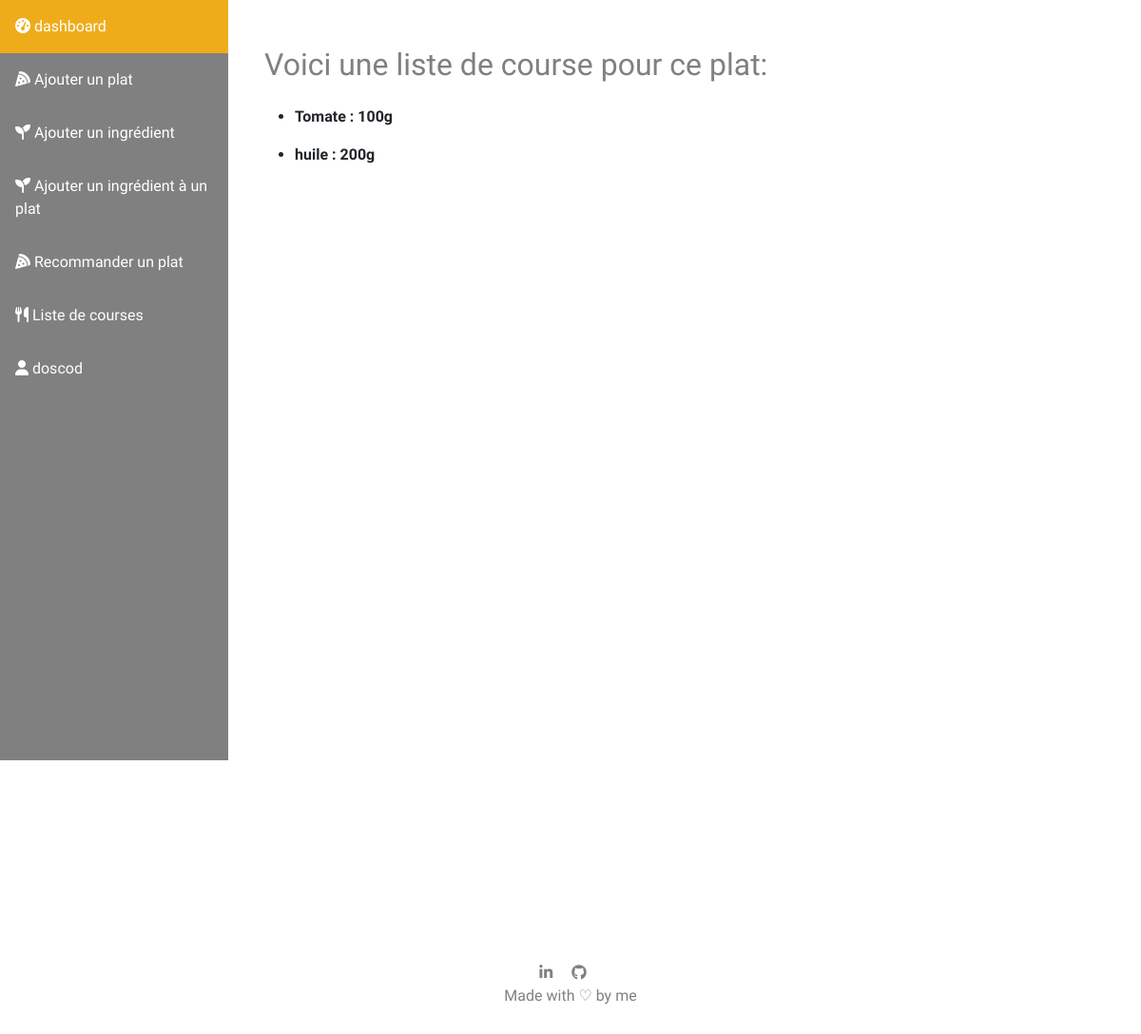
Screenshot of /liste_de_course/1 (signed in) with the database file from the repository.
### dishApp/models.py (models this page shows, shortened)
class IngredientList(models.Model):
    dish = models.ForeignKey(Dish, on_delete=models.CASCADE,
                             related_name="+")
    ingredient = models.ForeignKey(Ingredient, on_delete=models.CASCADE,
                                   related_name="+")
    quantity = models.CharField(max_length=25, null=False)

class Ingredient(models.Model):
    user = user = models.ForeignKey(User, on_delete=models.CASCADE,
                                    related_name="+")
    name = models.CharField(verbose_name="Nom de l'ingrédient", max_length=100)
    description = models.TextField(verbose_name="Description", blank=False)
    def __str__(self):
        return str(self.name)

### dishApp/views.py (the view)
# urls.py: path('liste_de_course/<int:id>', generate_shopping_list,
@login_required(login_url='connexion')
def generate_shopping_list(request, id):    # pylint: disable=redefined-builtin
    ingredient_list = IngredientList.objects.filter(  # pylint: disable=no-member
        dish=id)
    context = {
        'ingredient_list': ingredient_list,
    }
    return render(request, 'profils/generate_shopping_list.html', context)

### templates/profils/generate_shopping_list.html (shortened to what this page needs)
{% extends 'base.html'%}
{%load static%}
{%block content %}
<div class="content">
    <div class="container mt-5">
        <div class="my-4">
            <h2>Voici une liste de course pour ce plat:</h2>
        </div>
        <div class="row">
            <div class="col-md-4">
            {% if not ingredient_list %}
                <p>Il y a aucun ingrédient lié à ce plat</p>
            {% else %}
                {% for ingredient in ingredient_list%}
                    <ul class="">
                        <li class="">
                            <b>{{ingredient.ingredient}} : {{ingredient.quantity}}</b>
                        </li>
                    </ul>
                {%endfor %}
            {% endif %}
            </div>
        </div>
    </div>
</div>
{%endblock%}

### templates/base.html (shortened to what this page needs)
{% load static %}
<!DOCTYPE html>
<html lang="fr">
<head>
    {%block styles %}
    <link href="https://cdn.jsdelivr.net/npm/bootstrap@5.0.2/dist/css/bootstrap.min.css" rel="stylesheet">
    <link rel="stylesheet" href="{% static 'styles/index.css'%}">
    {%endblock%}
</head>
<body>
    <div class="sidebar">
        <a href="{% url 'dashboard' %}" class="" title="dashboard"><i class="fa fa-dashboard"></i> <span>dashboard</span></a>
        <a href="{% url 'ajout_plat' %}" title=""><i class="fa fa-pizza-slice"></i> <span>Ajouter un plat</span></a>
        <a href="{% url 'ajout_ingredient' %}" title=""><i class="fa fa-seedling"></i> <span>Ajouter un ingrédient</span></a>
        <a href="{% url 'ajout_ingredient_à_plat' %}" title=""><i class="fa fa-seedling"></i> <span>Ajouter un ingrédient à un plat</span></a>
        <a href="{% url 'choix_saison' %}" title=""><i class="fa fa-pizza-slice"></i> <span>Recommander un plat</span></a>
        <a href="{% url 'choix_plat' %}" title=""><i class="fa fa-cutlery"></i> <span>Liste de courses</span></a>
        {% if user.is_authenticated %}
        <a href="{% url 'deconnexion' %}" title="Déconnexion"><i class="fa fa-user"></i> <span>{{user.username}}</span></a>
        {% endif %}
    </div>
    {%block content%}
    {%endblock%}
    <section class="footer">
        <div class="">
            <div className="d-flex flex-row align-items-center justify-content-center">
                <span className='icon'><a href='https://www.linkedin.com/in/y%C3%A9lian-ernest-dossa/' target='blank'><i class="fa fa-linkedin"></i></a></span>
                <span className='icon mx-3'><a href='https://github.com/HylaDev' target='blank'><i class=" mx-3 fa fa-github"></i></a></span>
            </div>
            <p> Made with <span className='heart'>♡</span> by me</p>
        </div>
    </section>
</body>
</html>

### static/styles/index.css (style rules this page uses)
:root { --primary-color:#efac1a; --secondary-color:#808080; --white-color:#ffffff; --black-color:#000000; }
body { margin: 0; font-family: "MuseoModerno", sans-serif; }
a { color: var(--secondary-color); }
.sidebar { margin: 0; padding: 0; width: 240px; background-color: var(--secondary-color); position: fixed; height: 100vh; overflow: hidden !important; }
.sidebar a { display: block; color: var(--white-color); padding: 16px; text-decoration: none; }
div.content { margin-left: 250px; padding: 1px 16px; height: 1000px; }
div a { text-decoration: none; }
h1,h2 { color: var(--secondary-color); }
.footer { background-color: var(--white-color); padding: 1%; color: var(--secondary-color); text-align: center; }
.footer a { color: var(--gray-color); }

### rows the page displays
IngredientList: ingredient "Tomate", quantity "100g"
IngredientList: ingredient "huile", quantity "200g"

### other values shown
{{ user.username }} "doscod"
